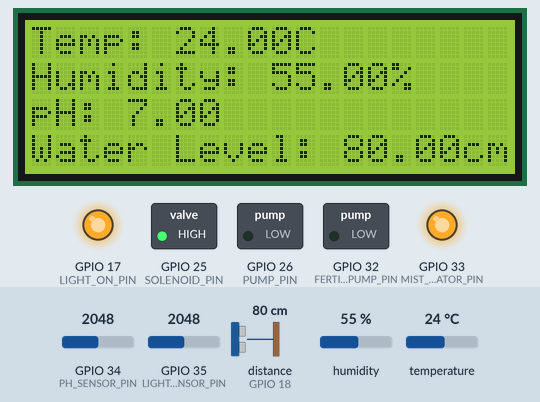
This sketch was run on a simulated ESP32. On the bench: 20×4 character LCD, switched loads named in the sketch (green lamp = pin HIGH), output pins drawn as LEDs (lit = HIGH). The inputs (shaded band) are chosen by the test bench; at power-on: temperature 24 °C, distance to the obstacle (sensor on GPIO 18) 80 cm, GPIO 34 (PH_SENSOR_PIN) = 2048, GPIO 35 (LIGHT_SENSOR_PIN) = 2048, humidity 55 %. The echo pulse lasts 58.3 µs per cm; WiFi joins after 1.5 s; servers stay silent unless stated; what the sketch prints to the serial monitor is not drawn.

Above: at 3.2 s.
3.3 s: temperature set to 21 °C
At 7.4 s:
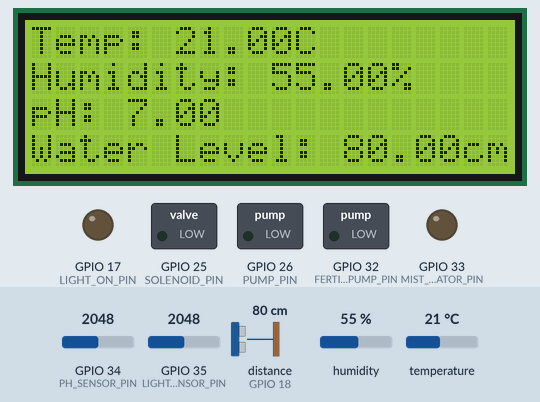
13.7 s: temperature set to 18 °C
At 18.8 s:
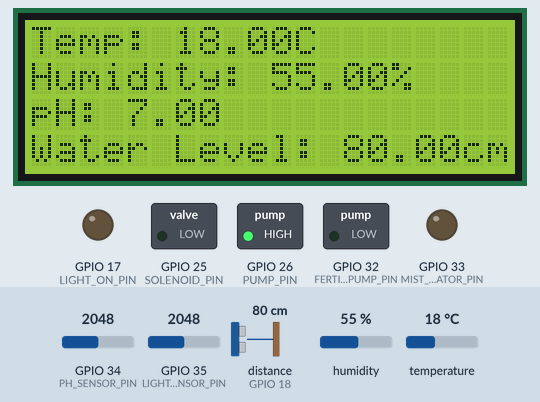
23.9 s: distance to the obstacle (sensor on GPIO 18) set to 11 cm
At 28.1 s:
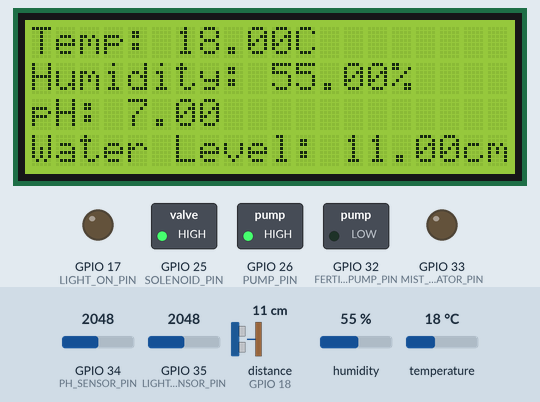
34.0 s: distance to the obstacle (sensor on GPIO 18) set to 8 cm
At 39.0 s:
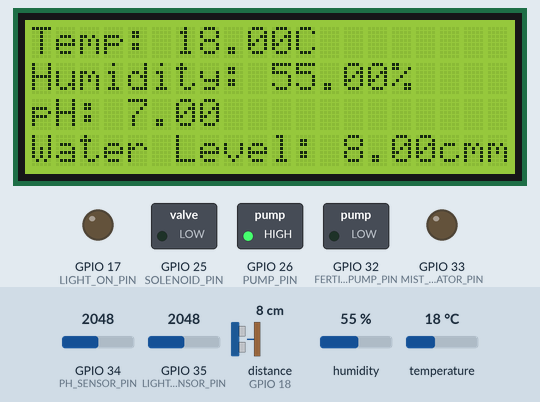
44.2 s: distance to the obstacle (sensor on GPIO 18) set to 120 cm
At 49.1 s:
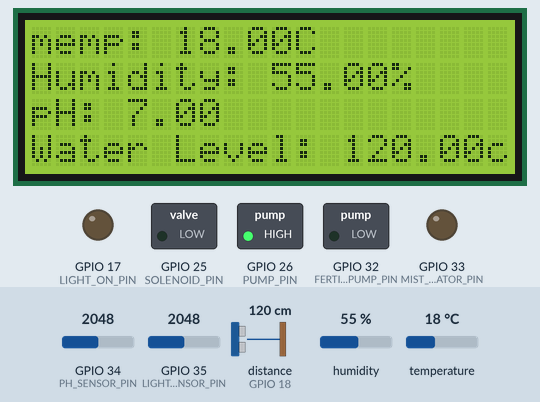
54.4 s: temperature set to 11 °C
At 64.0 s:
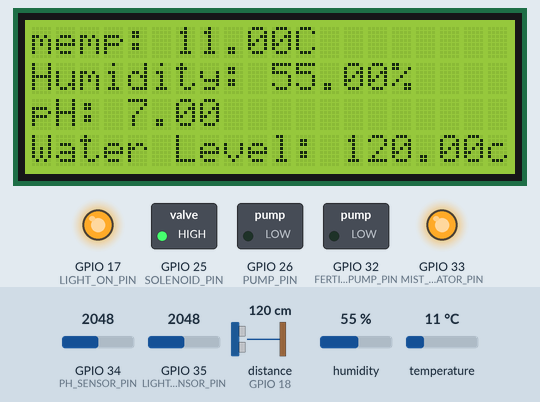
64.6 s: temperature set to 8 °C
Timing chart, 0 to 74.8 s (numbered marks = the images above; inputs shaded):
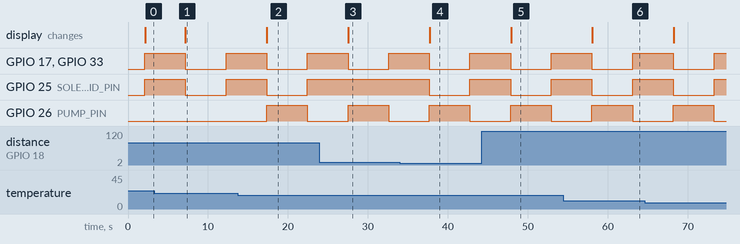

Measured:
- the behaviour switches between 20 and 19 °C on temperature (found by bisection; images 1 and 2)
- the behaviour switches between 10 and 9 cm on distance to the obstacle (sensor on GPIO 18) (found by bisection; images 3 and 4)
- after the input at 3.3 s, the display: changes after 3.9 s (image 1)
- after the input at 13.7 s, GPIO 26 (PUMP_PIN): LOW → HIGH after 3.6 s, → LOW 5.1 s later; the display: changes after 3.7 s (image 2)
- after the input at 23.9 s, GPIO 25 (SOLENOID_PIN): stays HIGH (without the input it goes to LOW after 3.6 s); the display: changes after 3.7 s (image 3)
- after the input at 34.0 s, GPIO 25 (SOLENOID_PIN): HIGH → LOW after 3.7 s, → HIGH 5.1 s later; the display: changes after 3.7 s (image 4)
- after the input at 44.2 s, the display: changes after 3.7 s (image 5)
- after the input at 54.4 s, the display: changes after 3.7 s (image 6)

The sketch:

automated_hydroponics.ino
```cpp
#include <WiFi.h>
#include <WebServer.h>
#include <LiquidCrystal_I2C.h>
#include <DHT.h>
#include <Ultrasonic.h>
#include <Wire.h>

// Wi-Fi credentials
const char* ssid = "username";
const char* password = "password";


// Set static IP for ESP32
IPAddress local_IP(192, 168, 1, 184);
IPAddress gateway(192, 168, 1, 1);
IPAddress subnet(255, 255, 255, 0);

// Pin Assignments
#define PUMP_PIN 26
#define SOLENOID_PIN 25
#define MIST_GENERATOR_PIN 33
#define FERTILIZER_PUMP_PIN 32
#define DHT_PIN 27
#define PH_SENSOR_PIN 34
#define ULTRASONIC_TRIGGER_PIN 5
#define ULTRASONIC_ECHO_PIN 18
#define LIGHT_SENSOR_PIN 35
#define LIGHT_ON_PIN 17

//Upper Threshold valus
const int TEMP_THRESHOLD = 30;
const int HUMIDITY_THRESHOLD = 40;
const int PH_THRESHOLD = 6.5;
const int WATER_LEVEL_THRESHOLD = 10;
const int LIGHT_THRESHOLD = 10;


//Lower Threshold valus
const int TEMP_THRESHOLD_LOWER = 20;
const int HUMIDITY_THRESHOLD_LOWER = 30;
const int PH_THRESHOLD_LOWER = 7.5;
const int WATER_LEVEL_THRESHOLD_LOWER = 60;
const int LIGHT_THRESHOLD_LOWER = 15;


// DHT sensor type
DHT dht(DHT_PIN, DHT11);

// LCD setup
LiquidCrystal_I2C lcd(0x27, 20, 4);

// Ultrasonic sensor setup
Ultrasonic ultrasonic(ULTRASONIC_TRIGGER_PIN, ULTRASONIC_ECHO_PIN);

// Web server instance
WebServer server(80);

// Store sensor values
float humidity, temperature, pH, waterLevel, lightIntensity;

// Function declarations
void setupWiFi();
void handleRoot();
void handleManualControl();
void handlePumpToggle();
void handleSolenoidToggle();
void handleLightToggle();
void handleMistToggle();
void displayLCD();
void irrigationControl();
void monitorSensors();
void handleFertilizerPumpToggle();

// HTML web interface
String manualControlPage();
String sensorDataPage();

void setup() {
  // Serial monitor setup
  Serial.begin(115200);

  // Initialize sensors and LCD
  dht.begin();
  lcd.init();
  lcd.backlight();

  // Initialize output pins
  pinMode(PUMP_PIN, OUTPUT);
  pinMode(SOLENOID_PIN, OUTPUT);
  pinMode(MIST_GENERATOR_PIN, OUTPUT);
  pinMode(FERTILIZER_PUMP_PIN, OUTPUT);
  pinMode(LIGHT_ON_PIN,OUTPUT);

  //// Initialize input pins
  pinMode(PH_SENSOR_PIN, INPUT);
  pinMode(LIGHT_SENSOR_PIN, INPUT);

  // Setup Wi-Fi
  setupWiFi();

  // Define web server routes
  server.on("/", handleRoot);
  server.on("/manual", handleManualControl);
  server.on("/toggle-pump", handlePumpToggle);
  server.on("/toggle-solenoid", handleSolenoidToggle);
  server.on("/toggle-mist", handleMistToggle);
  server.on("/toggle-light", handleLightToggle);
  server.on("/toggle-fertili", handleFertilizerPumpToggle);

  // Start web server
  server.begin();

  // Initialize state
  digitalWrite(PUMP_PIN, LOW);
  digitalWrite(SOLENOID_PIN, LOW);
  digitalWrite(MIST_GENERATOR_PIN, LOW);
  digitalWrite(LIGHT_ON_PIN, LOW);
  digitalWrite(FERTILIZER_PUMP_PIN, LOW);
}

void loop() {
  // Handle web server
  server.handleClient();

  // Monitor and control automatic operations
  monitorSensors();
  irrigationControl();

  // Update the LCD display
  displayLCD();
  delay(5000);
}

// Connect to Wi-Fi with static IP
void setupWiFi() {
  WiFi.config(local_IP, gateway, subnet);
  WiFi.begin(ssid, password);
  while (WiFi.status() != WL_CONNECTED) {
    delay(1000);
    Serial.println("Connecting to Wi-Fi...");
  }
  Serial.println("Connected to Wi-Fi");
}

// Root web page (sensor data and graphs)
void handleRoot() {
  String html = R"rawliteral(
    <!DOCTYPE html>
    <html lang="en">
    <head>
      <meta charset="UTF-8">
      <meta name="viewport" content="width=device-width, initial-scale=1.0">
      <title>Hydroponics System</title>
      <style>
        body { font-family: Arial; text-align: center; }
        h1 { color: #4CAF50; }
        .gauge { width: 200px; height: 200px; }
      </style>
      <script>
        // JS for updating real-time sensor values
      </script>
    </head>
    <body>
      <h1>Hydroponics Monitoring</h1>
      <h3>Temperature: )rawliteral" + String(temperature) + R"rawliteral( °C</h3>
      <h3>Humidity: )rawliteral" + String(humidity) + R"rawliteral( %</h3>
      <h3>pH Level: )rawliteral" + String(pH) + R"rawliteral( </h3>
      <h3>Water Level: )rawliteral" + String(waterLevel) + R"rawliteral( cm</h3>
      <h3>Light Intensity: )rawliteral" + String(lightIntensity) + R"rawliteral( lux</h3>
      <a href="/manual"><button>Manual Control</button></a>
    </body>
    </html>
  )rawliteral";

  server.send(200, "text/html", html);
}


// Manual control page with buttons
void handleManualControl() {
  String html = manualControlPage();
  server.send(200, "text/html", html);
}

String manualControlPage() {
  String html = "<!DOCTYPE html>\n";
  html += "<html lang=\"en\">\n";
  html += "<head>\n";
  html += "  <meta charset=\"UTF-8\">\n";
  html += "  <meta name=\"viewport\" content=\"width=device-width, initial-scale=1.0\">\n";
  html += "  <title>Manual Control</title>\n";
  html += "  <style>\n";
  html += "    body { font-family: Arial; text-align: center; }\n";
  html += "    .button { padding: 15px 25px; font-size: 24px; margin: 5px; }\n";
  html += "    .on { background-color: #4CAF50; color: white; }\n";
  html += "    .off { background-color: #f44336; color: white; }\n";
  html += "  </style>\n";
  html += "</head>\n";
  html += "<body>\n";
  html += "  <h1>Manual Control</h1>\n";

  // Pump control button
  html += "  <p><a href=\"/toggle-pump\"><button class=\"button ";
  html += (digitalRead(PUMP_PIN) ? "on" : "off");
  html += "\">";
  html += (digitalRead(PUMP_PIN) ? "Turn Pump OFF" : "Turn Pump ON");
  html += "</button></a></p>\n";

  // Solenoid control button
  html += "  <p><a href=\"/toggle-solenoid\"><button class=\"button ";
  html += (digitalRead(SOLENOID_PIN) ? "on" : "off");
  html += "\">";
  html += (digitalRead(SOLENOID_PIN) ? "Turn Solenoid OFF" : "Turn Solenoid ON");
  html += "</button></a></p>\n";

  // Mist generator control button
  html += "  <p><a href=\"/toggle-mist\"><button class=\"button ";
  html += (digitalRead(MIST_GENERATOR_PIN) ? "on" : "off");
  html += "\">";
  html += (digitalRead(MIST_GENERATOR_PIN) ? "Turn Mist OFF" : "Turn Mist ON");
  html += "</button></a></p>\n";

  // Fertilizer pump control button
  html += "  <p><a href=\"/toggle-fertili\"><button class=\"button ";
  html += (digitalRead(FERTILIZER_PUMP_PIN) ? "on" : "off");
  html += "\">";
  html += (digitalRead(FERTILIZER_PUMP_PIN) ? "Turn Fertilizer OFF" : "Turn Fertilizer ON");
  html += "</button></a></p>\n";

  // Light control button
  html += "  <p><a href=\"/toggle-light\"><button class=\"button ";
  html += (digitalRead(LIGHT_ON_PIN) ? "on" : "off");
  html += "\">";
  html += (digitalRead(LIGHT_ON_PIN) ? "Turn Light OFF" : "Turn Light ON");
  html += "</button></a></p>\n";

  html += "  <p><a href=\"/\"><button>Go Back</button></a></p>\n";
  html += "</body>\n";
  html += "</html>\n";

  return html;
}


// Toggle functions for the devices
void handlePumpToggle() {
  digitalWrite(PUMP_PIN, !digitalRead(PUMP_PIN));
  handleManualControl();
}

void handleSolenoidToggle() {
  digitalWrite(SOLENOID_PIN, !digitalRead(SOLENOID_PIN));
  handleManualControl();
}

void handleMistToggle() {
  digitalWrite(MIST_GENERATOR_PIN, !digitalRead(MIST_GENERATOR_PIN));
  handleManualControl();
}

void handleFertilizerPumpToggle() {
  digitalWrite(FERTILIZER_PUMP_PIN, !digitalRead(FERTILIZER_PUMP_PIN));
  handleManualControl();
}


void handleLightToggle() {
  digitalWrite(LIGHT_ON_PIN, !digitalRead(LIGHT_ON_PIN));
  handleManualControl();
}

// Monitoring sensors and controlling irrigation
void monitorSensors() {
  humidity = dht.readHumidity();
  temperature = dht.readTemperature();
  pH = analogRead(PH_SENSOR_PIN) * (14.0 / 4096.0);  // Example pH conversion
  waterLevel = ultrasonic.read();
  lightIntensity = analogRead(LIGHT_SENSOR_PIN);
}

// Irrigation control logic
void irrigationControl() {
  // Add your logic for automated irrigation, pump control, etc.
  // Automatically control components based on sensor data
  if (temperature > TEMP_THRESHOLD) {
    handlePumpToggle();
  }
  if(temperature < TEMP_THRESHOLD_LOWER) {
    handlePumpToggle();
  }

  if (humidity > HUMIDITY_THRESHOLD) {
    handleMistToggle();
  }
  if (humidity < HUMIDITY_THRESHOLD_LOWER) {
    handleMistToggle();
  }

  if (pH < PH_THRESHOLD) {
    handleFertilizerPumpToggle();
  }
  if (pH > PH_THRESHOLD_LOWER) {
    handleFertilizerPumpToggle();
  }

  if (waterLevel < WATER_LEVEL_THRESHOLD) {
    handleSolenoidToggle();
  }
  if (waterLevel > WATER_LEVEL_THRESHOLD_LOWER){
    handleSolenoidToggle();
  }

  if (lightIntensity < LIGHT_THRESHOLD) {
    handleLightToggle();
  }
  if (lightIntensity > LIGHT_THRESHOLD_LOWER){
    handleLightToggle();
  }


}

// Display data on the LCD
void displayLCD() {
  lcd.setCursor(0, 0);
  lcd.print("Temp: " + String(temperature) + "C");
  lcd.setCursor(0, 1);
  lcd.print("Humidity: " + String(humidity) + "%");
  lcd.setCursor(0, 2);
  lcd.print("pH: " + String(pH));
  lcd.setCursor(0, 3);
  lcd.print("Water Level: " + String(waterLevel) + "cm");
}
```
